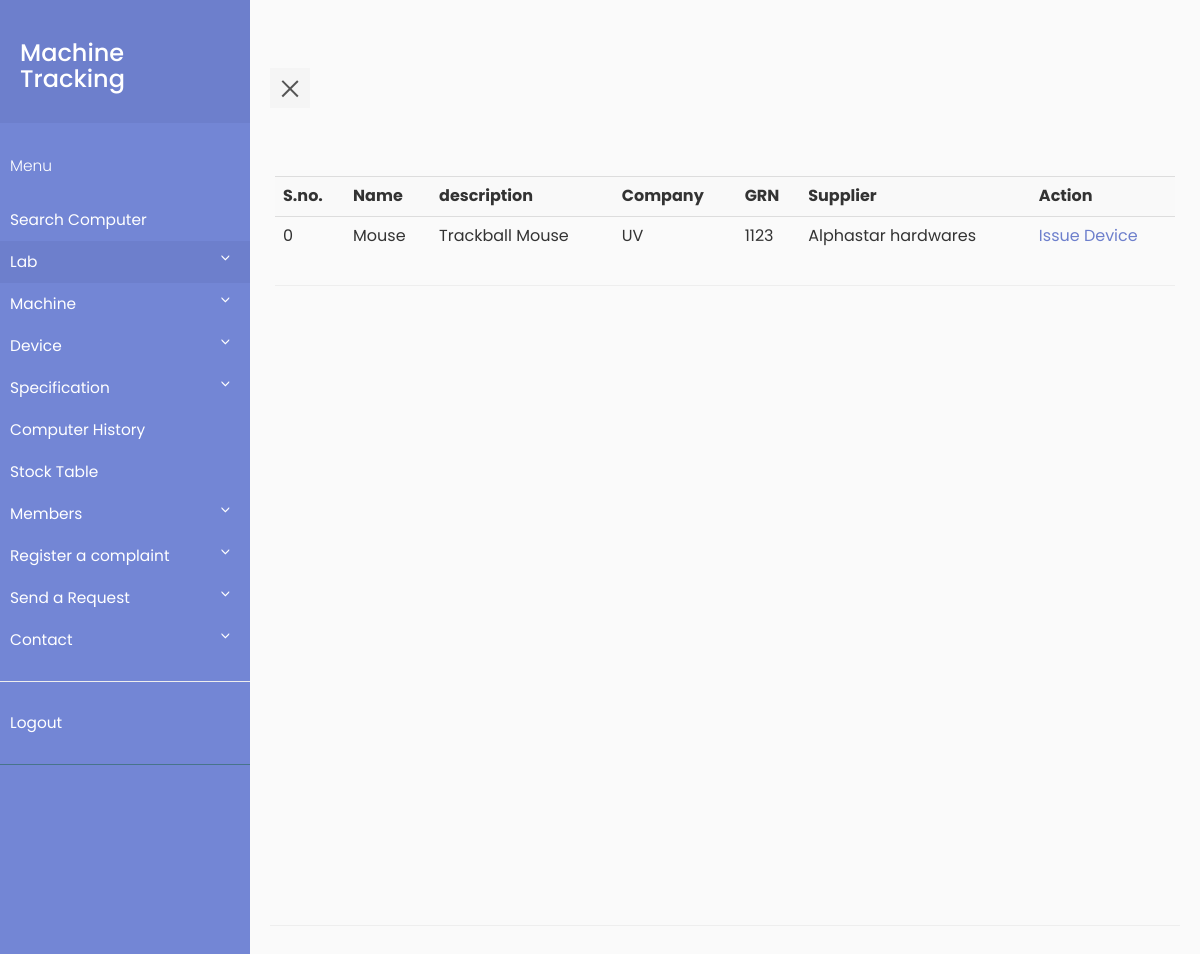
/issue_hardware.php?id=3&name_id=1 (signed in), run on the app's committed database.
### tables this page shows
CREATE TABLE `hardware` (
  `hardware_id` int(11) NOT NULL,
  `company` int(11) DEFAULT NULL,
  `description` int(11) DEFAULT NULL,
  `price` int(11) DEFAULT NULL,
  `grn` int(11) DEFAULT NULL,
  `name` int(11) DEFAULT NULL,
  `state` int(11) NOT NULL,
  `supplier` int(20) DEFAULT NULL,
  `DOP` date DEFAULT NULL
);

CREATE TABLE `name` (
  `name_id` int(11) NOT NULL,
  `name` varchar(30) DEFAULT NULL
);

CREATE TABLE `specification` (
  `spec_id` int(11) NOT NULL,
  `spec` varchar(50) DEFAULT NULL,
  `name_id` int(11) DEFAULT NULL
);

CREATE TABLE `company` (
  `company_id` int(11) NOT NULL,
  `name` varchar(30) DEFAULT NULL
);

CREATE TABLE `supplier` (
  `supname` varchar(30) DEFAULT NULL,
  `sup_id` int(20) NOT NULL
);

### issue_hardware.php (the view, shortened to what this page needs)
<?php
    require_once "pdo.php";
?>
<html>
<head>
    <link rel="stylesheet" type="text/css" href="https://maxcdn.bootstrapcdn.com/bootstrap/3.3.7/css/bootstrap.min.css" >
    <link rel="stylesheet" type="text/css" href="style5.css">
</head>
<body>
    <div class="wrapper">
    <?php if (isset($_SESSION['id'])&&$_SESSION['role']=='0') include "navbar.php";
                else if(isset($_SESSION['id'])&&$_SESSION['role']=='1')  include "navbar_faculty.php";
                else include "navbar_tech.php";?>
      <div class="container-fluid row" id="content">
        <div class="page-header">
            <?php
            $stmtread = $pdo->prepare("SELECT * FROM hardware  where name= :name AND state=:state ORDER BY name");
                $stmtread->execute(array(":name"=>$_GET['name_id'],":state"=>0));
                echo ("<table class=\"table table-striped\">
                    <tr> <th>S.no.</th><th>Name</th><th>description</th><th>Company</th><th>GRN</th><th>Supplier</th><th>Action</th></tr>");
                $i=0;
                while ( $row = $stmtread->fetch(PDO::FETCH_ASSOC) )
                {
                    $stmtn = $pdo->prepare("SELECT name FROM company where company_id = :cname ");
                    $stmtn->execute(array(':cname' => $row['company']));
                    $cname = $stmtn->fetch(PDO::FETCH_ASSOC);
                    $supplier = $pdo->prepare("SELECT supname FROM supplier where sup_id = :sid");
                    $supplier->execute(array(':sid' => $row['supplier']));
                    $supplierid = $supplier->fetch(PDO::FETCH_ASSOC);
                    $spec = $pdo->prepare("SELECT spec FROM specification where spec_id = :spec_id");
                    $spec->execute(array(':spec_id' => $row['description']));
                    $specn = $spec->fetch(PDO::FETCH_ASSOC);
                    echo ("<tr>");
                    echo ("<td>");
                    echo($i);
                    echo("</td>");
                    echo ("<td>");
                    $stmttmp=$pdo->prepare("SELECT name from name WHERE name_id =:name");
                    $stmttmp->execute(array(":name"=>$_GET['name_id']));
                    $rowtmp=$stmttmp->fetch(PDO::FETCH_ASSOC);
                    echo(htmlentities($rowtmp['name']));
                    echo ("</td>");
                    echo ("<td>");
                    echo($specn['spec']);
                    echo ("</td>");
                    echo ("<td>");
                    echo(htmlentities($cname['name']));
                    echo ("</td>");
                    echo ("<td>");
                    echo(htmlentities($row['grn']));
                    echo ("</td>");
                    echo ("<td>");
                    echo(htmlentities($supplierid['supname']));
                    echo ("</td>");
                    echo ("<td>");
                    echo("<a class='link-black' href='issueit.php?dev_id=".$row['hardware_id']."&id=".$_GET['id']."'>". "Issue Device " . "</a>");
                    echo("</td>");
                    $i++;
                }
                echo('</table>');
            ?>
    </div>
    </div>
</body>
</html>

### style5.css (style rules this page uses)
body { font-family: 'Poppins', sans-serif; background: #fafafa; }
a, a:hover, a:focus { color: inherit; text-decoration: none; transition: all 0.3s; }
.wrapper { display: flex; align-items: stretch; perspective: 1500px; }
#content { padding: 20px; min-height: 100vh; transition: all 0.3s; }
a:link { text-decoration: none; color:white; }
a.link-black { color: #6d7fcc; }

### data on the page
hardware: name.name "Mouse", description.spec "Trackball Mouse", company.name "UV", grn "1123", supplier.supname "Alphastar hardwares"
